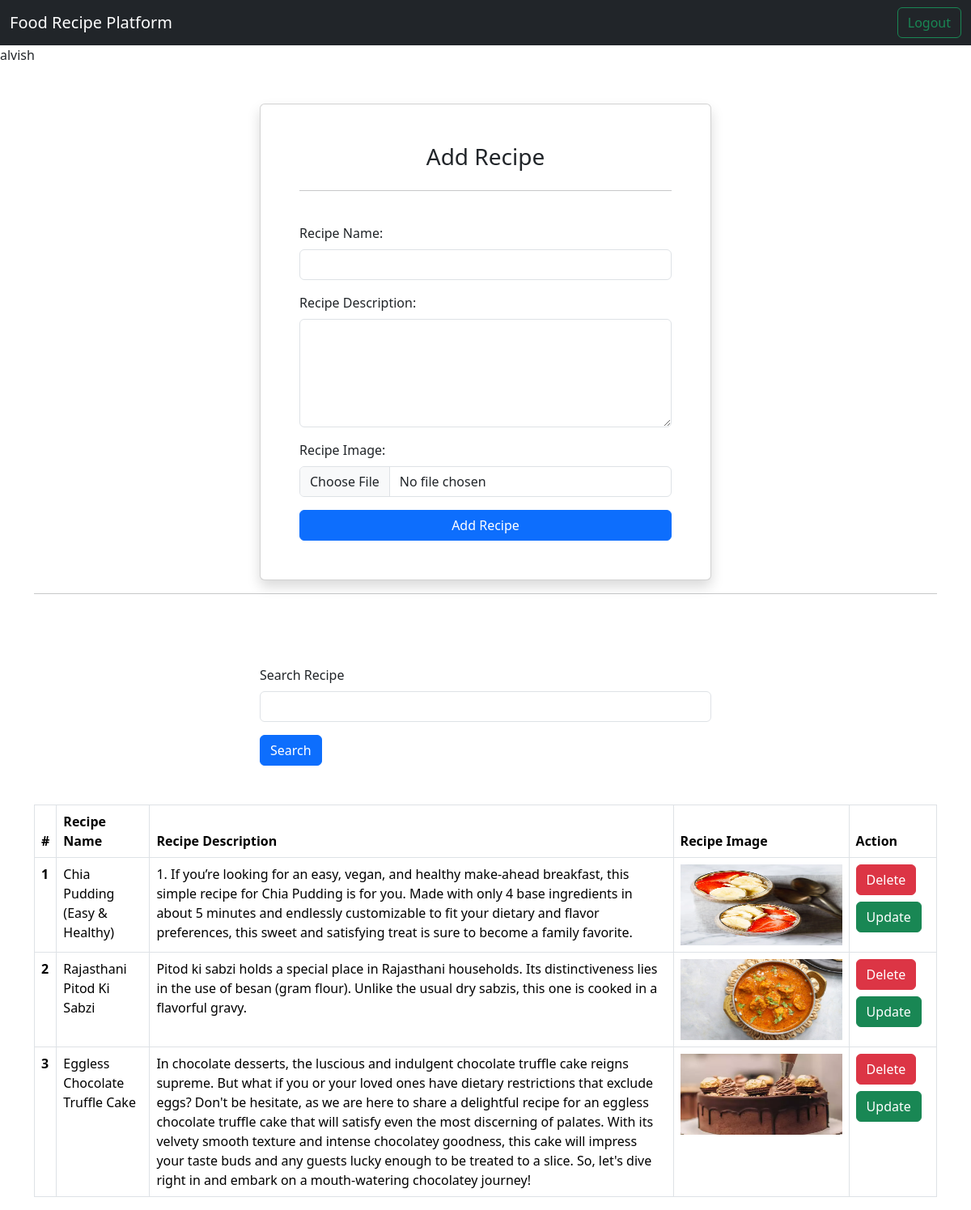
The page / (signed in) on the database its author committed.
### vege/models.py (models this page shows)
class Receipe(models.Model):
    user = models.ForeignKey(User, on_delete=models.SET_NULL, null=True, blank=True)
    name = models.CharField(max_length=100)
    desc = models.TextField()
    image = models.ImageField(upload_to='receipe')
    def __str__(self):
        return self.name

### vege/views.py (the view, shortened to what this page needs)
# urls.py: path('',views.receipes,name='receipes'),
@login_required(login_url="login_page")
def receipes(request):
    queryset = Receipe.objects.all()
    if request.GET.get('search'):
        queryset = queryset.filter(name__icontains = request.GET.get('search'))
    context = {'receipes':queryset}
    return render(request, 'index.html',context)

### vege/templates/index.html (shortened to what this page needs)
{% extends 'base.html' %}
{% block body %}
<p>{{request.user}}</p>
<div class="container mt-5">
    <form class="col-6 mx-auto card p-5 shadow" method="post" enctype="multipart/form-data">
        <h3 class="text-center">Add Recipe</h3>
        <hr><br>
        <div class="mb-3">
          <label for="exampleInputEmail1" class="form-label">Recipe Name:</label>
          <input type="text" class="form-control" required name="name" id="exampleInputEmail1" aria-describedby="emailHelp">
        </div>
        <div class="mb-3">
          <label for="desc" class="form-label">Recipe Description:</label>
          <textarea name="desc" id="desc" class="form-control" required cols="30" rows="5"></textarea>
        </div>
        <div class="mb-3">
            <label for="image" class="form-label">Recipe Image:</label>
            <input type="file" class="form-control" id="image" name="image" aria-describedby="emailHelp">
          </div>
        <button type="submit" class="btn btn-primary">Add Recipe</button>
      </form>
      <hr>
      <br>
      <form action="">
        <div class="mt-5">
          <div class="mx-auto col-6">
            <div class="mb-3">
              <label for="exampleInputEmail1" class="form-label">Search Recipe</label>
              <input type="text" class="form-control" name="search" id="exampleInputEmail1" aria-describedby="emailHelp">
            </div>
            <button type="submit" class="btn btn-primary">Search</button>
          </div>
        </div>
      </form>
      <table class="table table-bordered mt-5">
        <thead >
          <tr>
            <th scope="col">#</th>
            <th scope="col">Recipe Name</th>
            <th scope="col">Recipe Description</th>
            <th scope="col">Recipe Image</th>
            <th scope="col">Action</th>
          </tr>
        </thead>
        <tbody>
          {% for i in receipes %}
          <tr>
            <th scope="row">{{ forloop.counter }}</th>
            <td>{{i.name}}</td>
            <td>{{i.desc}}</td>
            <td><img src="/media/{{i.image}}" alt="" style="height: 100px; width:200px;"></td>
            <td><a href="/delete/{{i.id}}" class="btn btn-danger">Delete</a>
                <a href="/update/{{i.id}}" class="my-2 btn btn-success">Update</a></td>
          </tr>
          {% endfor %}
        </tbody>
      </table>
</div>
{% endblock %}

### vege/templates/base.html (shortened to what this page needs)
<!doctype html>
<html lang="en">
  <head>
    <link href="https://cdn.jsdelivr.net/npm/bootstrap@5.3.1/dist/css/bootstrap.min.css" rel="stylesheet">
  </head>
  <body>
    <nav class="navbar navbar-dark bg-dark">
      <div class="container-fluid">
        <a class="navbar-brand">Food Recipe Platform</a>
        <form class="d-flex">
          {% if request.user.is_authenticated %}
          <a href="/logout_page" class="btn btn-outline-success" type="submit">Logout</a>
          {% else %}
          <a href="/logout_page" class="btn btn-outline-success" type="submit">Login</a>
          {% endif %}
        </form>
      </div>
    </nav>
    {% block body %}
    {% endblock %}
  </body>
</html>

### rows shown on the page
Receipe: name "Chia Pudding (Easy & Healthy)", desc "1. If you’re looking for an easy, vegan, and healthy make-ahead breakfast, this simple recipe for Chia Pudding is for you. Made with only 4 base ingredients in about 5 minutes and endlessly customizable to fit your dietary and flavor preferences, this sweet and satisfying treat is sure to become a family favorite.", image (picture)
Receipe: name "Rajasthani Pitod Ki Sabzi", desc "Pitod ki sabzi holds a special place in Rajasthani households. Its distinctiveness lies in the use of besan (gram flour). Unlike the usual dry sabzis, this one is cooked in a flavorful gravy.", image (picture)
Receipe: name "Eggless Chocolate Truffle Cake", desc "In chocolate desserts, the luscious and indulgent chocolate truffle cake reigns supreme. But what if you or your loved ones have dietary restrictions that exclude eggs? Don't be hesitate, as we are here to share a delightful recipe for an eggless chocolate truffle cake that will satisfy even the most discerning of palates. With its velvety smooth texture and intense chocolatey goodness, this cake will impress your taste buds and any guests lucky enough to be treated to a slice. So, let's dive right in and embark on a mouth-watering chocolatey journey!", image (picture)

### other values the page prints
{{ request.user }} "alvish"
